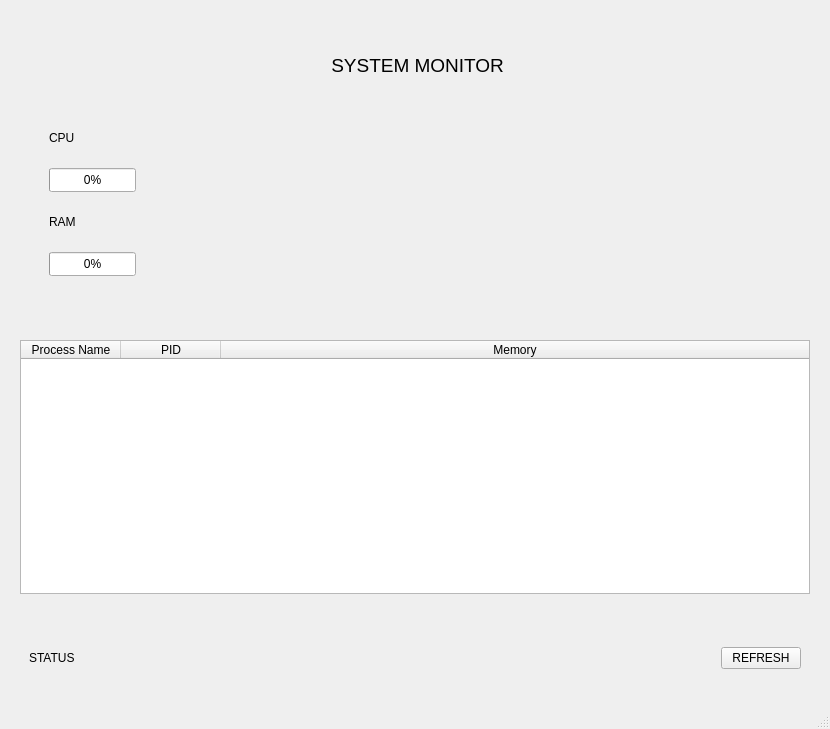
<?xml version="1.0" encoding="UTF-8"?>
<ui version="4.0">
 <class>MainWindow</class>
 <widget class="QMainWindow" name="MainWindow">
  <property name="geometry">
   <rect>
    <x>0</x>
    <y>0</y>
    <width>830</width>
    <height>729</height>
   </rect>
  </property>
  <property name="sizePolicy">
   <sizepolicy hsizetype="Expanding" vsizetype="Fixed">
    <horstretch>0</horstretch>
    <verstretch>0</verstretch>
   </sizepolicy>
  </property>
  <property name="windowTitle">
   <string>MainWindow</string>
  </property>
  <widget class="QWidget" name="centralwidget">
   <layout class="QVBoxLayout" name="verticalLayout">
    <property name="spacing">
     <number>15</number>
    </property>
    <property name="leftMargin">
     <number>20</number>
    </property>
    <property name="topMargin">
     <number>20</number>
    </property>
    <property name="rightMargin">
     <number>20</number>
    </property>
    <property name="bottomMargin">
     <number>20</number>
    </property>
    <item>
     <widget class="QLabel" name="Title">
      <property name="sizePolicy">
       <sizepolicy hsizetype="Fixed" vsizetype="Fixed">
        <horstretch>0</horstretch>
        <verstretch>0</verstretch>
       </sizepolicy>
      </property>
      <property name="minimumSize">
       <size>
        <width>50</width>
        <height>50</height>
       </size>
      </property>
      <property name="maximumSize">
       <size>
        <width>1000</width>
        <height>10</height>
       </size>
      </property>
      <property name="font">
       <font>
        <pointsize>14</pointsize>
       </font>
      </property>
      <property name="text">
       <string> SYSTEM MONITOR</string>
      </property>
      <property name="alignment">
       <set>Qt::AlignmentFlag::AlignCenter</set>
      </property>
     </widget>
    </item>
    <item>
     <widget class="QWidget" name="widget" native="true">
      <property name="sizePolicy">
       <sizepolicy hsizetype="Expanding" vsizetype="Fixed">
        <horstretch>0</horstretch>
        <verstretch>0</verstretch>
       </sizepolicy>
      </property>
      <layout class="QHBoxLayout" name="horizontalLayout" stretch="1,3">
       <property name="spacing">
        <number>15</number>
       </property>
       <property name="leftMargin">
        <number>20</number>
       </property>
       <property name="topMargin">
        <number>20</number>
       </property>
       <property name="rightMargin">
        <number>20</number>
       </property>
       <property name="bottomMargin">
        <number>20</number>
       </property>
       <item>
        <widget class="QWidget" name="LeftPanel" native="true">
         <property name="sizePolicy">
          <sizepolicy hsizetype="Expanding" vsizetype="Fixed">
           <horstretch>0</horstretch>
           <verstretch>0</verstretch>
          </sizepolicy>
         </property>
         <property name="minimumSize">
          <size>
           <width>200</width>
           <height>200</height>
          </size>
         </property>
         <widget class="QLabel" name="cpu">
          <property name="geometry">
           <rect>
            <x>9</x>
            <y>25</y>
            <width>91</width>
            <height>16</height>
           </rect>
          </property>
          <property name="sizePolicy">
           <sizepolicy hsizetype="Fixed" vsizetype="Fixed">
            <horstretch>0</horstretch>
            <verstretch>0</verstretch>
           </sizepolicy>
          </property>
          <property name="text">
           <string>CPU</string>
          </property>
         </widget>
         <widget class="QProgressBar" name="CPUProgress">
          <property name="geometry">
           <rect>
            <x>9</x>
            <y>63</y>
            <width>87</width>
            <height>24</height>
           </rect>
          </property>
          <property name="minimumSize">
           <size>
            <width>0</width>
            <height>20</height>
           </size>
          </property>
          <property name="maximumSize">
           <size>
            <width>16777215</width>
            <height>25</height>
           </size>
          </property>
          <property name="value">
           <number>0</number>
          </property>
         </widget>
         <widget class="QLabel" name="ram">
          <property name="geometry">
           <rect>
            <x>9</x>
            <y>109</y>
            <width>91</width>
            <height>16</height>
           </rect>
          </property>
          <property name="sizePolicy">
           <sizepolicy hsizetype="Fixed" vsizetype="Fixed">
            <horstretch>0</horstretch>
            <verstretch>0</verstretch>
           </sizepolicy>
          </property>
          <property name="text">
           <string>RAM</string>
          </property>
         </widget>
         <widget class="QProgressBar" name="RAMProgress">
          <property name="geometry">
           <rect>
            <x>9</x>
            <y>147</y>
            <width>87</width>
            <height>24</height>
           </rect>
          </property>
          <property name="minimumSize">
           <size>
            <width>0</width>
            <height>20</height>
           </size>
          </property>
          <property name="maximumSize">
           <size>
            <width>16777215</width>
            <height>25</height>
           </size>
          </property>
          <property name="value">
           <number>0</number>
          </property>
         </widget>
        </widget>
       </item>
       <item>
        <widget class="QWidget" name="chart" native="true">
         <property name="sizePolicy">
          <sizepolicy hsizetype="Expanding" vsizetype="Fixed">
           <horstretch>0</horstretch>
           <verstretch>0</verstretch>
          </sizepolicy>
         </property>
         <property name="minimumSize">
          <size>
           <width>200</width>
           <height>200</height>
          </size>
         </property>
        </widget>
       </item>
      </layout>
     </widget>
    </item>
    <item>
     <widget class="QTableWidget" name="processTable">
      <property name="alternatingRowColors">
       <bool>true</bool>
      </property>
      <attribute name="horizontalHeaderStretchLastSection">
       <bool>true</bool>
      </attribute>
      <column>
       <property name="text">
        <string>Process Name</string>
       </property>
      </column>
      <column>
       <property name="text">
        <string>PID</string>
       </property>
      </column>
      <column>
       <property name="text">
        <string>Memory</string>
       </property>
      </column>
     </widget>
    </item>
    <item>
     <spacer name="verticalSpacer">
      <property name="orientation">
       <enum>Qt::Orientation::Vertical</enum>
      </property>
      <property name="sizeType">
       <enum>QSizePolicy::Policy::Fixed</enum>
      </property>
      <property name="sizeHint" stdset="0">
       <size>
        <width>20</width>
        <height>20</height>
       </size>
      </property>
     </spacer>
    </item>
    <item>
     <widget class="QWidget" name="widget_3" native="true">
      <property name="sizePolicy">
       <sizepolicy hsizetype="Expanding" vsizetype="Fixed">
        <horstretch>0</horstretch>
        <verstretch>0</verstretch>
       </sizepolicy>
      </property>
      <layout class="QHBoxLayout" name="horizontalLayout_2">
       <item>
        <widget class="QLabel" name="status">
         <property name="sizePolicy">
          <sizepolicy hsizetype="Expanding" vsizetype="Fixed">
           <horstretch>0</horstretch>
           <verstretch>0</verstretch>
          </sizepolicy>
         </property>
         <property name="maximumSize">
          <size>
           <width>100</width>
           <height>100</height>
          </size>
         </property>
         <property name="text">
          <string>STATUS</string>
         </property>
        </widget>
       </item>
       <item>
        <spacer name="horizontalSpacer">
         <property name="orientation">
          <enum>Qt::Orientation::Horizontal</enum>
         </property>
         <property name="sizeHint" stdset="0">
          <size>
           <width>30</width>
           <height>40</height>
          </size>
         </property>
        </spacer>
       </item>
       <item>
        <widget class="QPushButton" name="pushButton">
         <property name="sizePolicy">
          <sizepolicy hsizetype="Fixed" vsizetype="Fixed">
           <horstretch>0</horstretch>
           <verstretch>0</verstretch>
          </sizepolicy>
         </property>
         <property name="text">
          <string>REFRESH</string>
         </property>
        </widget>
       </item>
      </layout>
     </widget>
    </item>
   </layout>
  </widget>
  <widget class="QMenuBar" name="menubar">
   <property name="geometry">
    <rect>
     <x>0</x>
     <y>0</y>
     <width>830</width>
     <height>21</height>
    </rect>
   </property>
  </widget>
  <widget class="QStatusBar" name="statusbar"/>
 </widget>
 <resources/>
 <connections/>
</ui>
